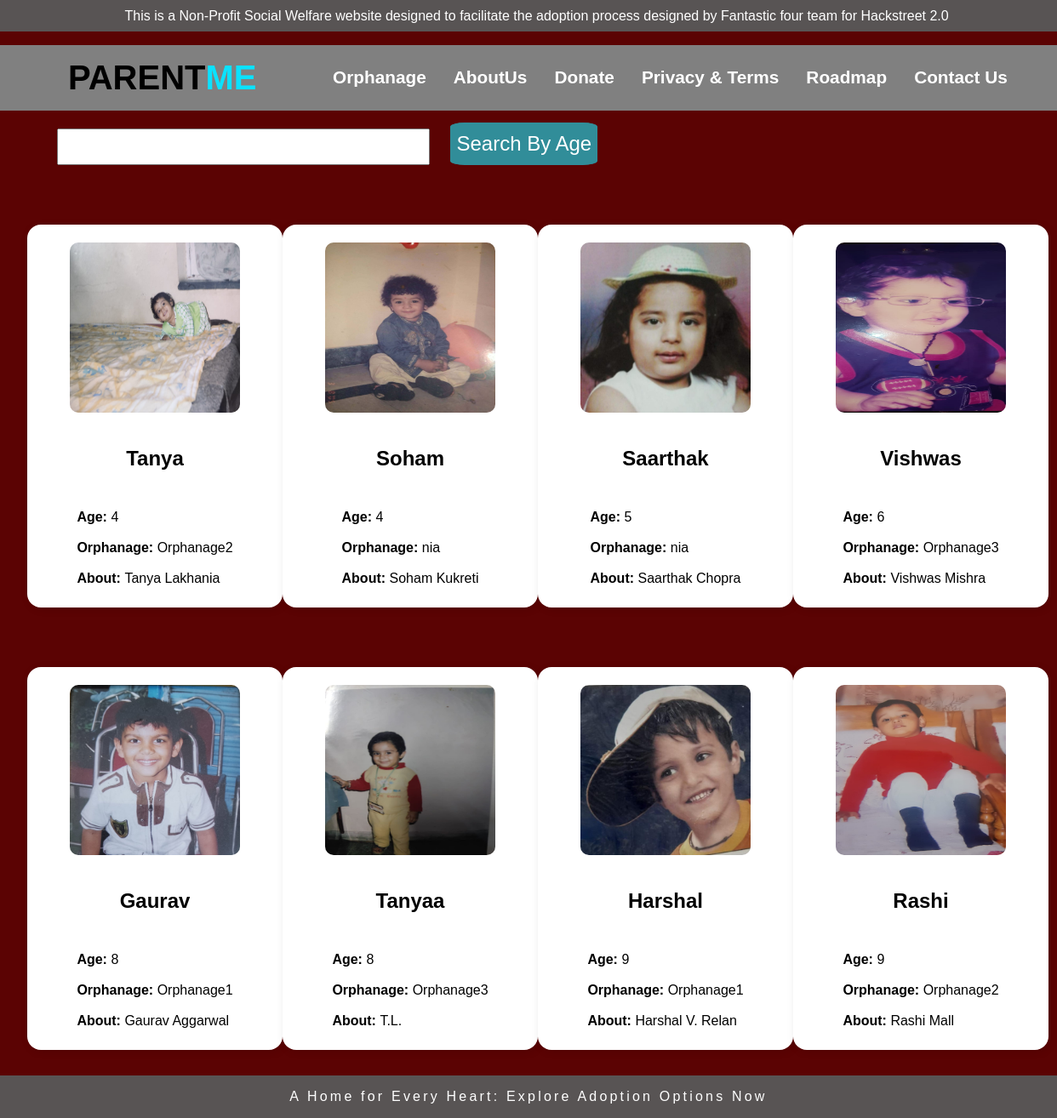
Screenshot of /Adopt-me/ with the database file from the repository.
### main/models.py (models this page shows, shortened)
class Orphan(models.Model):
    orphanage = models.ForeignKey(User,on_delete=models.CASCADE,null=True,blank=True)
    child_image = models.ImageField(null=True,blank=True,upload_to="images/")
    name = models.CharField(max_length=200)
    description = models.TextField(null=True,blank=True)
    age = models.CharField(max_length=2)
    joined = models.DateField(auto_now_add=True)
    class Meta:
        ordering = ['age']

### main/views.py (the view)
# urls.py: path('Adopt-me/',views.AdoptMe.as_view(),name='AdoptMe'),
class AdoptMe(ListView):
    model = Orphan
    template_name = 'main/AdoptMe.html'
    context_object_name = 'Orphans'
    def get_context_data(self, **kwargs):
        context = super().get_context_data(**kwargs)
        search_input = self.request.GET.get('search-area') or ''
        if search_input:
            context['Orphans'] = context['Orphans'].filter(age__startswith=search_input)
        context['search_input']=search_input
        return context

### main/templates/main/AdoptMe.html
{% extends 'main/base.html' %}
{% block content %}
<form method="GET">
    <input type="text" name="search-area" value="{{search_input}}" class="search-age-txt">
    <input type="submit" value="Search By Age"class='srch-btn'>
</form>
<div class="outergrid">
    {% for orphan in Orphans %}
    <div class="gridcell">
        {% if orphan.child_image %}
            <img src="{{orphan.child_image.url}}" width="200px" height="200px" style="border-radius: 5%;">
        {% else %}
            <img src="/static/assets/images/noUser.png" width="200px" height="200px" style="border-radius: 5%;">
        {% endif %}
        <div>
            <h2>{{orphan.name}}</h2>
        </div>
        <div class="details">
            <b>Age: </b>{{orphan.age}}<br><br>
            <b>Orphanage: </b>{{orphan.orphanage}}<br><br>
            <b>About: </b>{{orphan.description}}
        </div>
    </div>
{% endfor %}
</div>
{% endblock content %}

### main/templates/main/base.html (style rules this page uses)
body { margin: 0px; font-family: Arial, sans-serif; background-color: rgb(91, 3, 3); }
.outergrid { display: grid; grid-template-columns: 1fr 1fr 1fr 1fr; margin-bottom: 3rem; }
.gridcell { max-width: 550px; border-radius: 1em; margin: auto; background-color: #fff; -webkit-box-shadow: 2px 2px 13px -4px rgba(0,0,0,0.21); box-shadow: 2px 2px 13px -4px rgba(0,0,0,0.21); width: 300px; height: 450px; margin-top: 70px; display: grid; grid-template-rows: 6fr 0.5fr 3.5fr; place-self: center; place-items: center; }
.srch-btn { background-color: rgb(49, 141, 153); color: white; width: 50; height: 50px; border: 0.1rem solid rgb(49,141,153); border-radius: 10%; font-size: 1.5rem; }
.search-age-txt { width: 430px; height: 37px; margin-right: 20px; margin-left: 35px; }

### rows the page displays
Orphan: child_image (picture), name "Tanya", age "4", orphanage "Orphanage2", description "Tanya Lakhania"
Orphan: child_image (picture), name "Soham", age "4", orphanage "nia", description "Soham Kukreti"
Orphan: child_image (picture), name "Saarthak", age "5", orphanage "nia", description "Saarthak Chopra"
Orphan: child_image (picture), name "Vishwas", age "6", orphanage "Orphanage3", description "Vishwas Mishra"
Orphan: child_image (picture), name "Gaurav", age "8", orphanage "Orphanage1", description "Gaurav Aggarwal"
Orphan: child_image (picture), name "Tanyaa", age "8", orphanage "Orphanage3", description "T.L."
Orphan: child_image (picture), name "Harshal", age "9", orphanage "Orphanage1", description "Harshal V. Relan"
Orphan: child_image (picture), name "Rashi", age "9", orphanage "Orphanage2", description "Rashi Mall"
